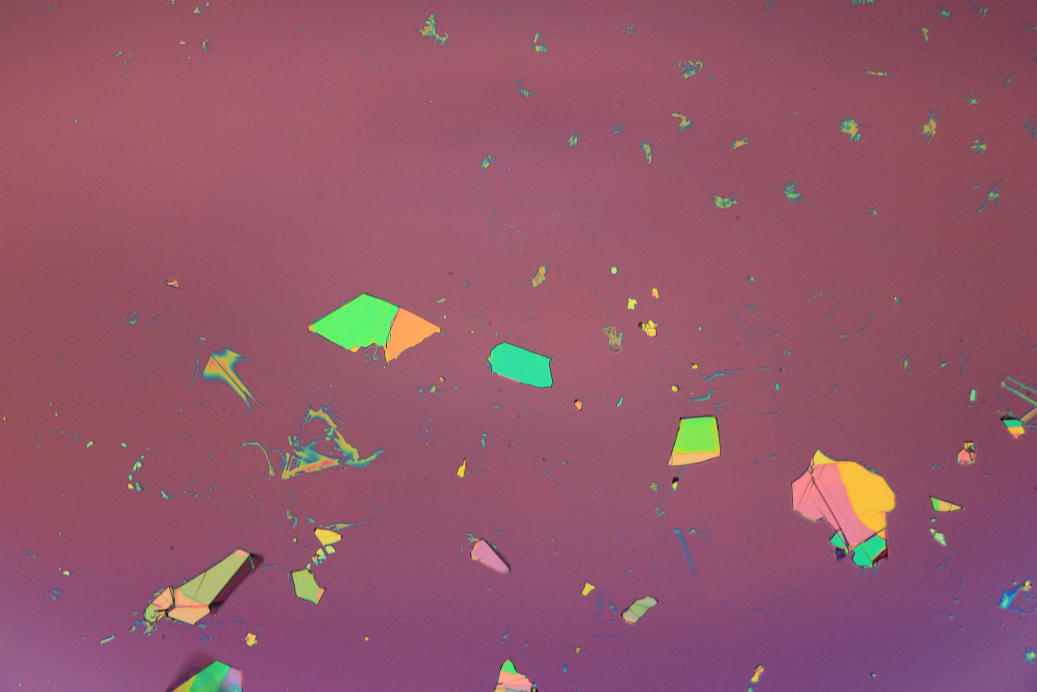
#> input picture originals/bnImages1/17_04_19_bn_54.JPG, 5184 x 3456 px, found by its file name (shown at 1/5 size)
$ python importsForTesting.py
#> lines starting #> are read from the running program, lines starting #| are printed output that depends on the picture
### src/utilities/sampleData.py
__author__ = 'Spencer'

import skimage.io as io
from skimage.color import rgb2gray


def bn():
    """20x color BN image containing target piece, full size"""
    return io.imread("/Users/Spencer/PycharmProjects/PieceRecognizer/originals/bnImages1/17_04_19_bn_54.JPG")
#> returned value is the input picture: shape (3456, 5184, 3); mean R, G, B 147.4, 87.3, 106

def graphene():
    """20x color Graphene image containing target piece, full size"""
    return io.imread("/Users/Spencer/PycharmProjects/PieceRecognizer/originals/grapheneImages1/17_04_11_graphene_chip1_13.JPG")

def smallBn():
     """20x color BN image containing target piece, small size"""
     return bn()[1250:2500, 1300:3900]
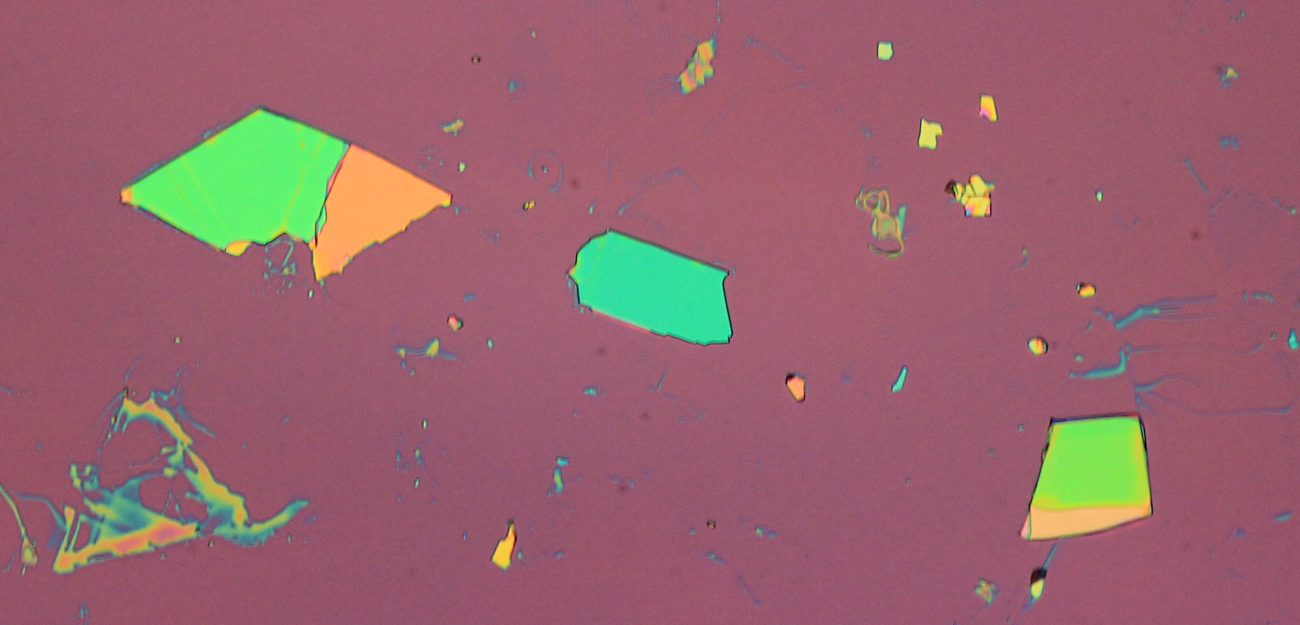
#> returned value: shape (1250, 2600, 3) (shown at 1/2 size); mean of channels 0, 1, 2 151.9, 99.8, 108.8; drawn as R, G, B

def smallGraphene():
     """20x color Graphene image containing target piece, small size"""
     return graphene()[1000:2500, 2200:3600]

def monolayer():
    return io.imread("/Users/Spencer/PycharmProjects/PieceRecognizer/originals/grapheneImages1/17_04_11_graphene_chip1_15.JPG")

def smallMonolayer():
    pass

### src/utilities/importsForTesting.py
__author__ = 'Spencer'

import sampleData
from utilities.spencerUtilities import *

bn = sampleData.bn()
sbn = sampleData.smallBn()
#> (the run stopped early here; a loop or call above may not have finished)

$ run again, with originals/bnImages1/17_04_19_bn_52.JPG copied over originals/bnImages1/17_04_19_bn_54.JPG
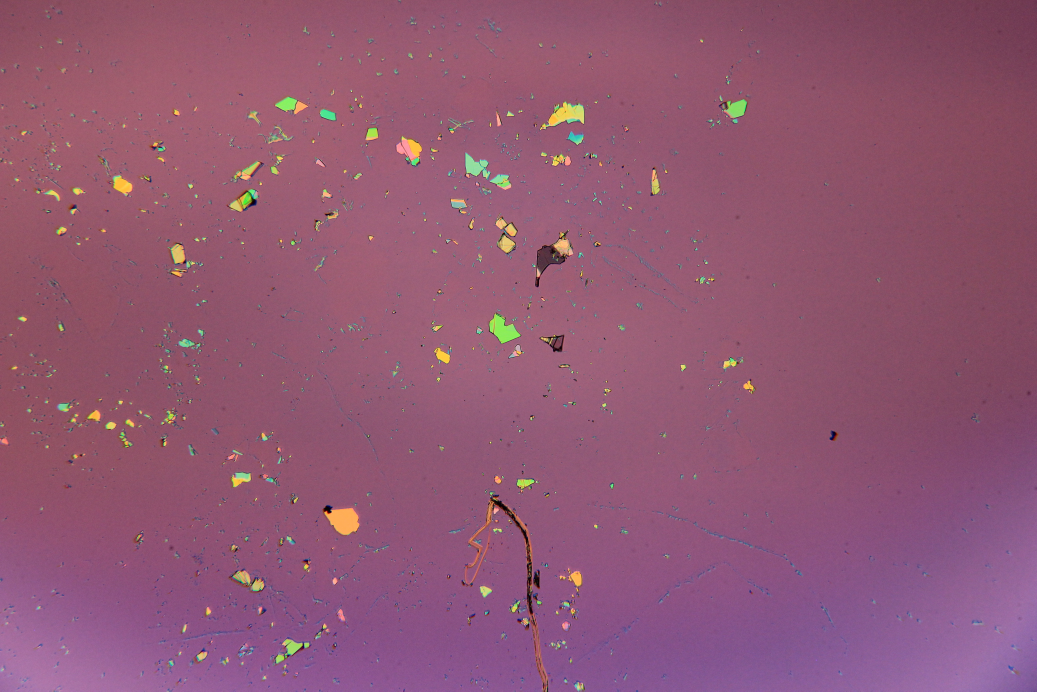
#> input picture originals/bnImages1/17_04_19_bn_52.JPG, 5184 x 3456 px, found by its file name (shown at 1/5 size)
#> in bn, returned value is the input picture: shape (3456, 5184, 3); mean R, G, B 144.6, 87.9, 115.6
#> in smallBn, `return bn()[1250:2500, 1300:3900]`:
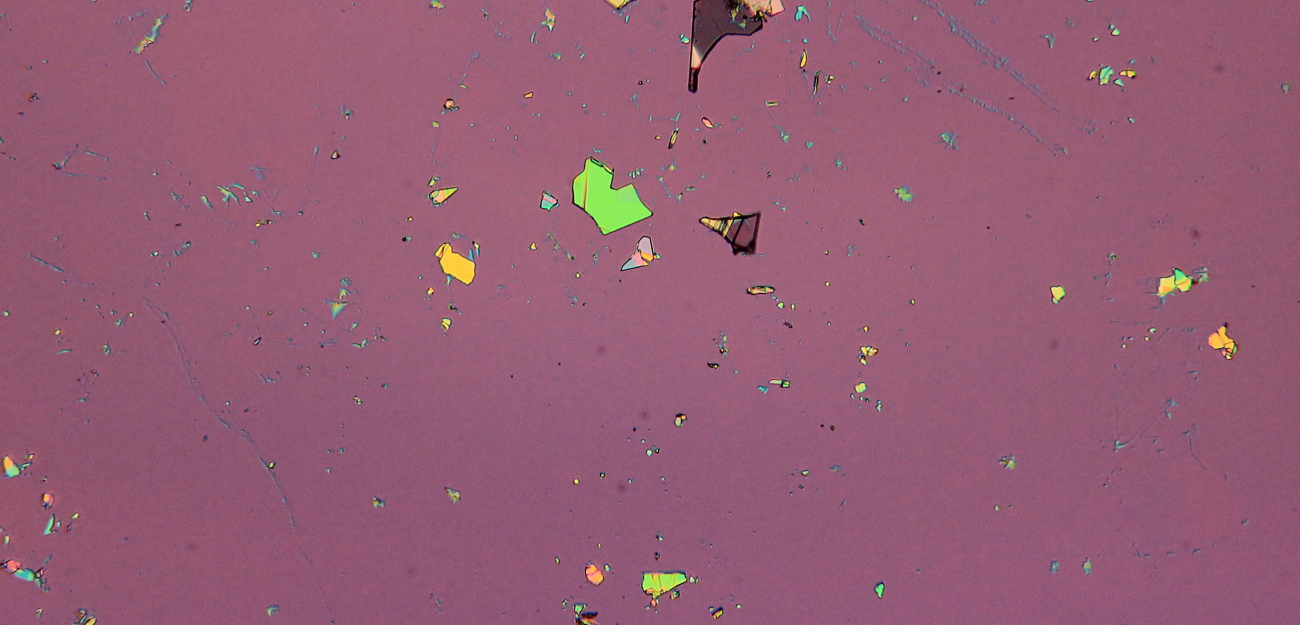
#> returned value: shape (1250, 2600, 3) (shown at 1/2 size); mean of channels 0, 1, 2 149, 92.4, 116.2; drawn as R, G, B

$ run again, with originals/bnImages1/17_04_19_bn_53.JPG copied over originals/bnImages1/17_04_19_bn_54.JPG
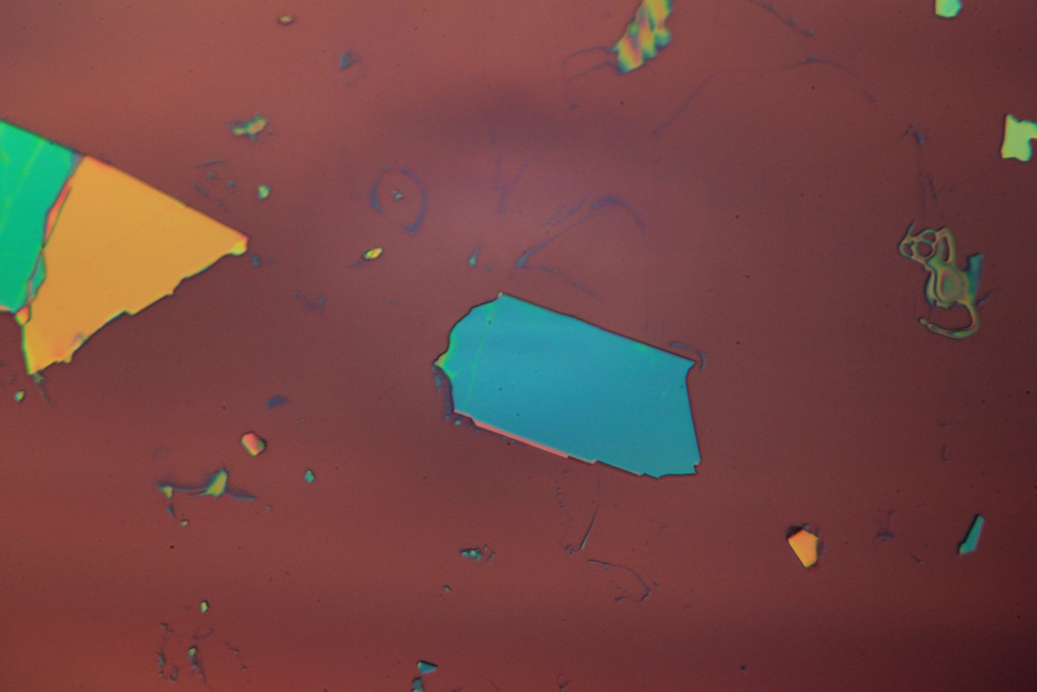
#> input picture originals/bnImages1/17_04_19_bn_53.JPG, 5184 x 3456 px, found by its file name (shown at 1/5 size)
#> in bn, returned value is the input picture: shape (3456, 5184, 3); mean R, G, B 116.2, 71.2, 68.9
#> in smallBn, `return bn()[1250:2500, 1300:3900]`:
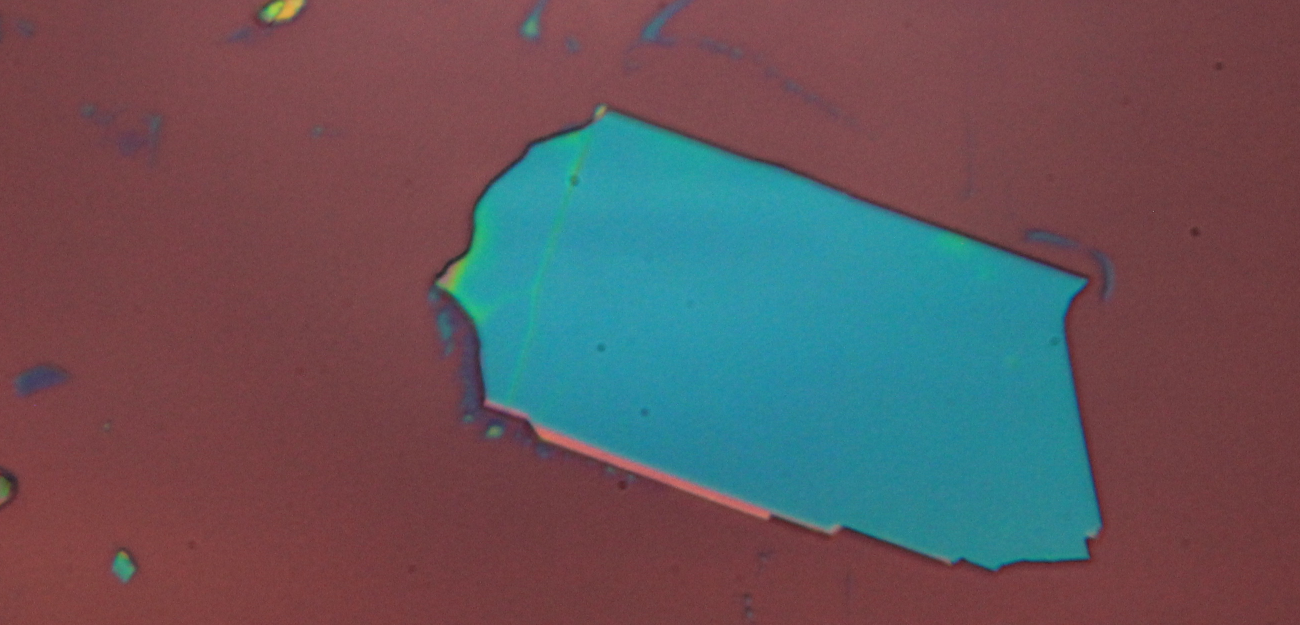
#> returned value: shape (1250, 2600, 3) (shown at 1/2 size); mean of channels 0, 1, 2 100.1, 85.1, 91.1; drawn as R, G, B

$ run again, with originals/bnImages1/17_04_19_bn_55.JPG copied over originals/bnImages1/17_04_19_bn_54.JPG
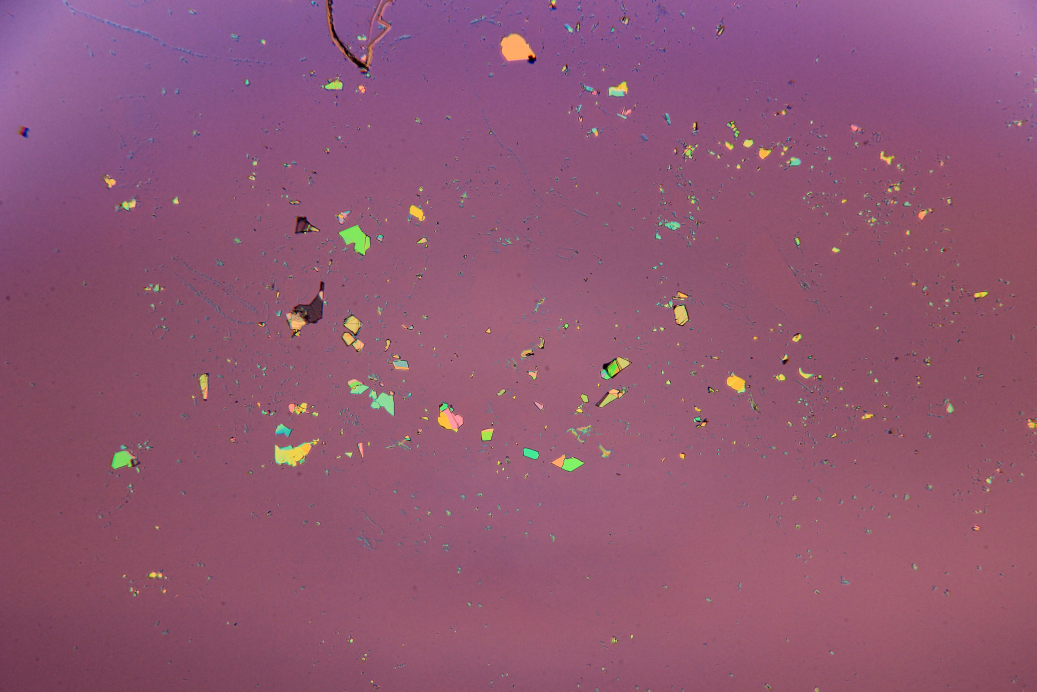
#> input picture originals/bnImages1/17_04_19_bn_55.JPG, 5184 x 3456 px, found by its file name (shown at 1/5 size)
#> in bn, returned value is the input picture: shape (3456, 5184, 3); mean R, G, B 144.3, 87.5, 115.3
#> in smallBn, `return bn()[1250:2500, 1300:3900]`:
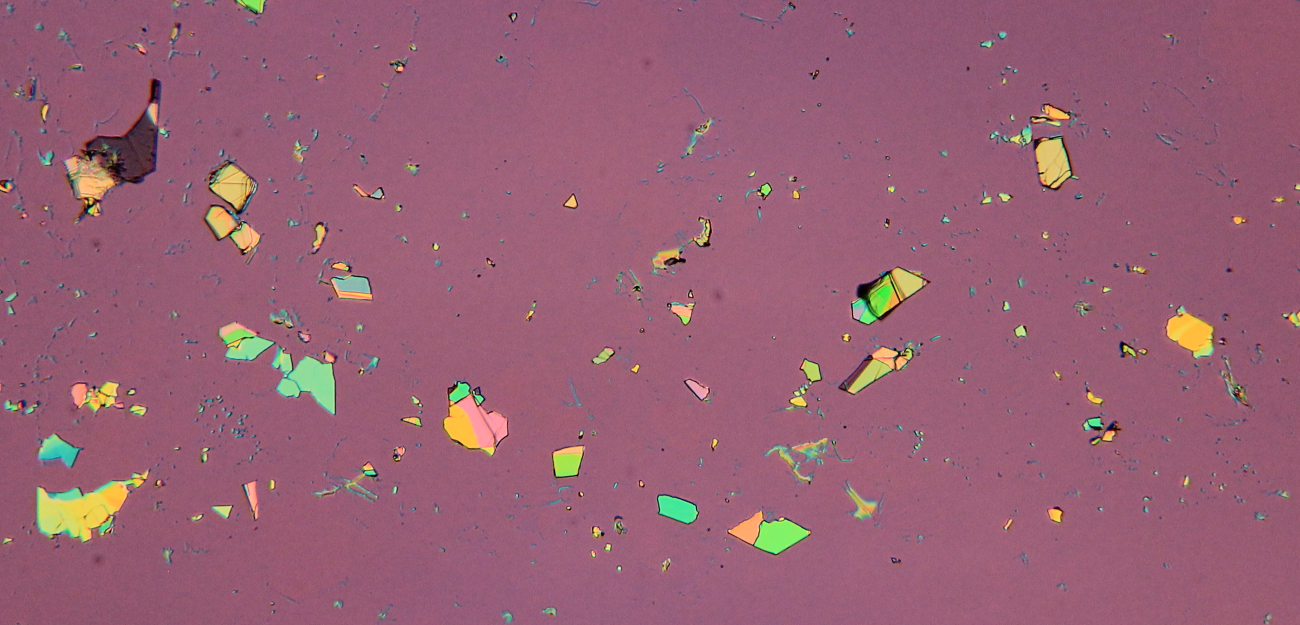
#> returned value: shape (1250, 2600, 3) (shown at 1/2 size); mean of channels 0, 1, 2 151.5, 96.3, 116; drawn as R, G, B
